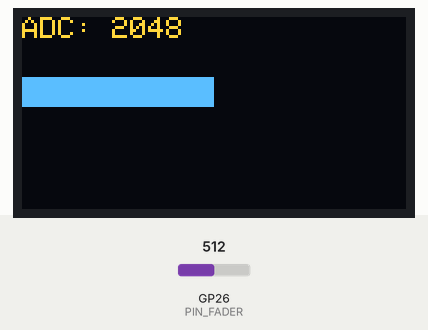
The sketch below on a simulated Raspberry Pi Pico. On the bench: 128×64 one-colour display. Inputs (shaded band) come from the test bench; at power-on: GP26 (PIN_FADER) = 512 (analog values on the 0–1023 scale). The OLED is the two-colour kind (top 16 rows yellow); what the sketch prints to the serial monitor is not drawn.

Above: at 1.2 s.
1.3 s: GP26 (PIN_FADER) set to 716
At 2.1 s:
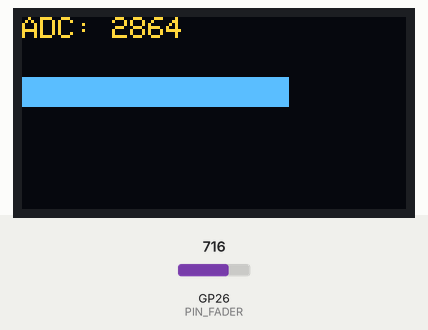
2.8 s: GP26 (PIN_FADER) set to 900
At 3.6 s:
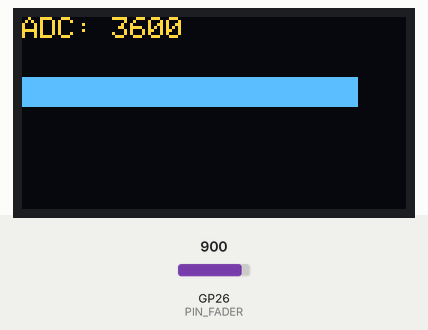
4.3 s: GP26 (PIN_FADER) set to 1023
At 5.1 s:
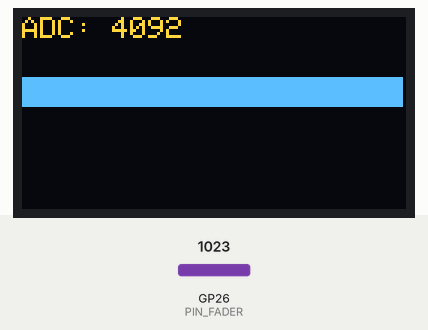
Timing chart, 0 to 7.3 s (numbered marks = the images above; inputs shaded):
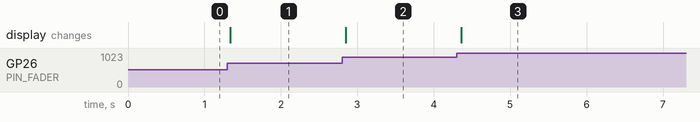

The sketch:

testpico12bit.ino
```cpp
#include <Arduino.h>
#include <Wire.h>
#include <Adafruit_GFX.h>
#include <Adafruit_SSD1306.h>

#define SCREEN_WIDTH 128
#define SCREEN_HEIGHT 64
#define OLED_RESET -1
Adafruit_SSD1306 oled(SCREEN_WIDTH, SCREEN_HEIGHT, &Wire, OLED_RESET);

const int PIN_FADER = A0;

void setup() {
  Serial.begin(115200);
  analogReadResolution(12);       // 🔥 Force 12 bits
  Wire.setSDA(4);                 // SDA de ton montage
  Wire.setSCL(5);                 // SCL de ton montage
  if (!oled.begin(SSD1306_SWITCHCAPVCC, 0x3C)) {
    for (;;);                     // Bloque si écran non détecté
  }
  oled.clearDisplay();
  oled.setTextSize(1);
  oled.setTextColor(SSD1306_WHITE);
}

void loop() {
  int raw = analogRead(PIN_FADER); // 0..4095
  Serial.println(raw);

  oled.clearDisplay();

  // Affiche la valeur brute
  oled.setCursor(0, 0);
  oled.print("ADC: ");
  oled.println(raw);

  // Affiche une barre horizontale selon la valeur
  int barLength = map(raw, 0, 4095, 0, SCREEN_WIDTH);
  oled.fillRect(0, 20, barLength, 10, SSD1306_WHITE);

  oled.display();

  delay(20); // rafraîchit ~50 Hz
}
```

Measured:
- after the input at 1.3 s, the display: changes at once (image 1)
- after the input at 2.8 s, the display: changes after 0.05 s (image 2)
- after the input at 4.3 s, the display: changes after 0.06 s (image 3)
